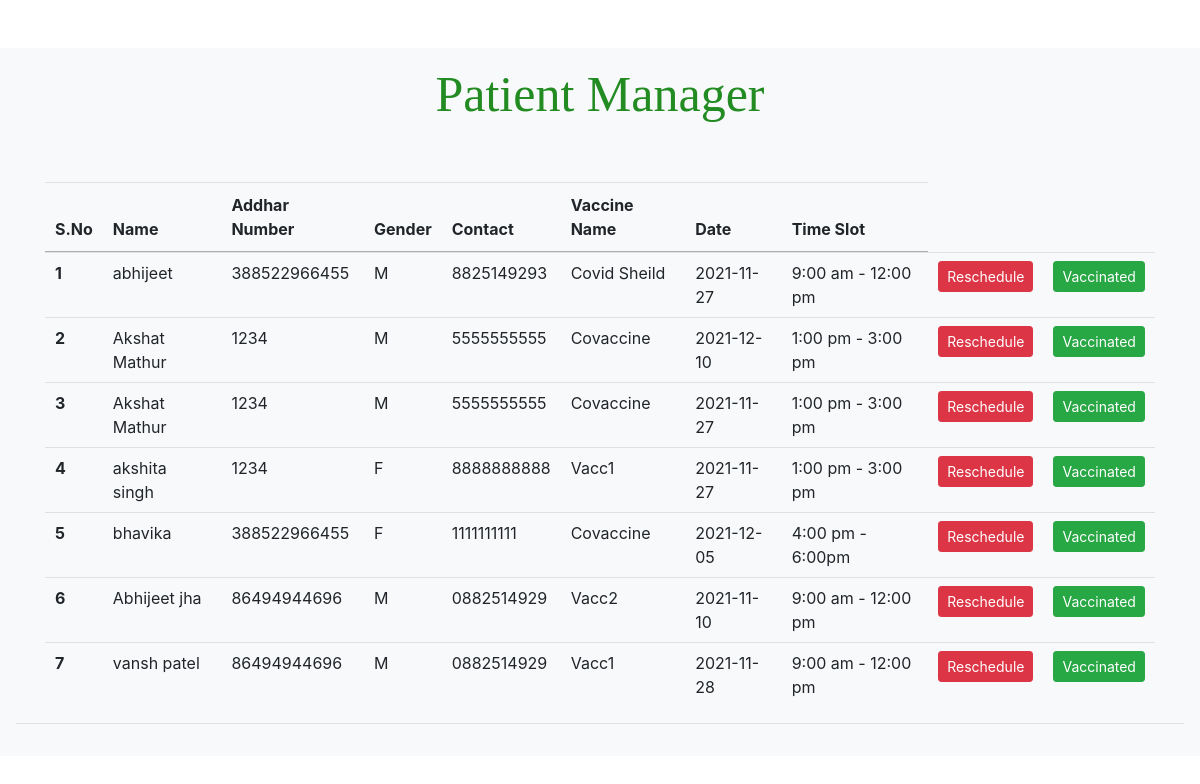
Page /emp.php on the committed database.
### tables this page shows
CREATE TABLE `cus_info` (
  `Sno` int(1) NOT NULL,
  `Name` varchar(50) NOT NULL,
  `Addhar` varchar(50) NOT NULL,
  `Sex` varchar(1) NOT NULL,
  `Phone` varchar(10) NOT NULL,
  `app_date` date NOT NULL DEFAULT current_timestamp(),
  `app_time` varchar(30) NOT NULL,
  `VaccineName` varchar(50) NOT NULL,
  `acc_id` int(11) NOT NULL
);

### emp.php (the view, shortened to what this page needs)
<?php
$server = "localhost";
$username = "root";
$password = "";
$dbname = "vms";
$con = mysqli_connect($server, $username, $password ,$dbname);
?>
<!DOCTYPE html>
<html lang="en">
<head>
    <link rel="stylesheet" href="style2.css">
    <link rel="stylesheet" href="https://stackpath.bootstrapcdn.com/bootstrap/4.4.1/css/bootstrap.min.css"
>
  <link rel="stylesheet" href="//cdn.datatables.net/1.10.20/css/jquery.dataTables.min.css">
</head>
<body>
<div class="p-3 mb-2 bg-light text-dark my-5">
<div class="container">
<h1>Patient Manager</h1>
<table class="table" id="myTable">
      <thead>
        <tr>
          <th scope="col">S.No</th>
          <th scope="col">Name</th>
          <th scope="col">Addhar Number</th>
          <th scope="col">Gender</th>
          <th scope="col">Contact</th>
          <th scope="col">Vaccine Name</th>
          <th scope="col">Date</th>
          <th scope="col">Time Slot</th>
        </tr>
      </thead>
      <tbody>
        <?php
          $sql = "SELECT * FROM  cus_info";
          $result = mysqli_query($con, $sql);
          $sno = 0;
          while($row = mysqli_fetch_assoc($result)){
            $sno = $sno + 1;
            echo "<tr>
            <th scope='row'>". $sno . "</th>
            <td>". $row['Name'] . "</td>
            <td>". $row['Addhar'] . "</td>
            <td>". $row['Sex'] . "</td>
            <td>". $row['Phone'] . "</td>
            <td>". $row['VaccineName'] . "</td>
            <td>". $row['app_date'] . "</td>
            <td>". $row['app_time'] . "</td>
            <td> <button class='edit btn btn-sm btn-danger' id=".$row['Sno'].">Reschedule</button> </td>
           <td> <button class='delete btn btn-sm btn-success' id=d".$row['Sno'].">Vaccinated</button>  </td>
          </tr>";
        }
          ?>
      </tbody>
    </table>
  </div>
  <hr>
</div>
</body>
</html>

### style2.css (style rules this page uses)
* { margin: auto; }
.container h1 { text-align: center; font-family: 'Sriracha', cursive; font-size: 50px; color: #228B22; padding-bottom: 50px; }

### rows in the picture
cus_info: Name "abhijeet", Addhar "388522966455", Sex "M", Phone "8825149293", VaccineName "Covid Sheild", app_date "2021-11-27", app_time "9:00 am - 12:00 pm"
cus_info: Name "Akshat Mathur", Addhar "1234", Sex "M", Phone "5555555555", VaccineName "Covaccine", app_date "2021-12-10", app_time "1:00 pm - 3:00 pm"
cus_info: Name "Akshat Mathur", Addhar "1234", Sex "M", Phone "5555555555", VaccineName "Covaccine", app_date "2021-11-27", app_time "1:00 pm - 3:00 pm"
cus_info: Name "akshita singh", Addhar "1234", Sex "F", Phone "8888888888", VaccineName "Vacc1", app_date "2021-11-27", app_time "1:00 pm - 3:00 pm"
cus_info: Name "bhavika", Addhar "388522966455", Sex "F", Phone "1111111111", VaccineName "Covaccine", app_date "2021-12-05", app_time "4:00 pm - 6:00pm"
cus_info: Name "Abhijeet jha", Addhar "86494944696", Sex "M", Phone "0882514929", VaccineName "Vacc2", app_date "2021-11-10", app_time "9:00 am - 12:00 pm"
cus_info: Name "vansh patel", Addhar "86494944696", Sex "M", Phone "0882514929", VaccineName "Vacc1", app_date "2021-11-28", app_time "9:00 am - 12:00 pm"
